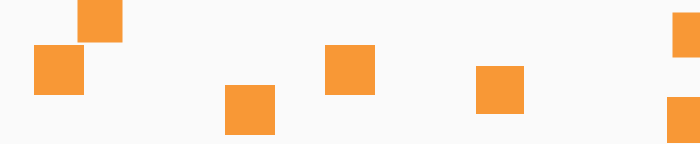
Frame 1 (no input)
Frame 60 (the mouse pressed at the canvas centre just before this capture): identical to frame 1, image omitted
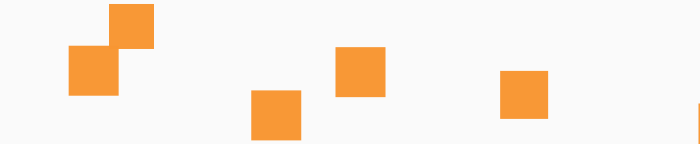
Frame 120 (the mouse held since frame 60 and released just before this capture)

The Processing sketch that drew these frames (run headless with seeded random() and noise(); from frame 60 on, the mouse is pressed at the canvas centre):

// Processing sketch: processing_37603
// ── processing_37603.pde

void setup() {

size(700,144);
}

void draw(){
background(250);
noStroke();
rectMode(CENTER);
fill(248,150,50,250);
rect(350+0.03*mouseX,70+0.03*mouseY,50,50);
rect(690+0.09*mouseX,120+0.09*mouseY,46,46);
rect(100+0.09*mouseX,20+0.09*mouseY,45,45);
rect(695+0.089*mouseX,35+0.0898999*mouseY,45,45);
rect(500+0.069*mouseX,90+0.0679*mouseY,48,48);
rect(250+0.075*mouseX,110+0.075*mouseY,50,50);
rect(59+0.099*mouseX,70+0.01*mouseY,50,50);
}
